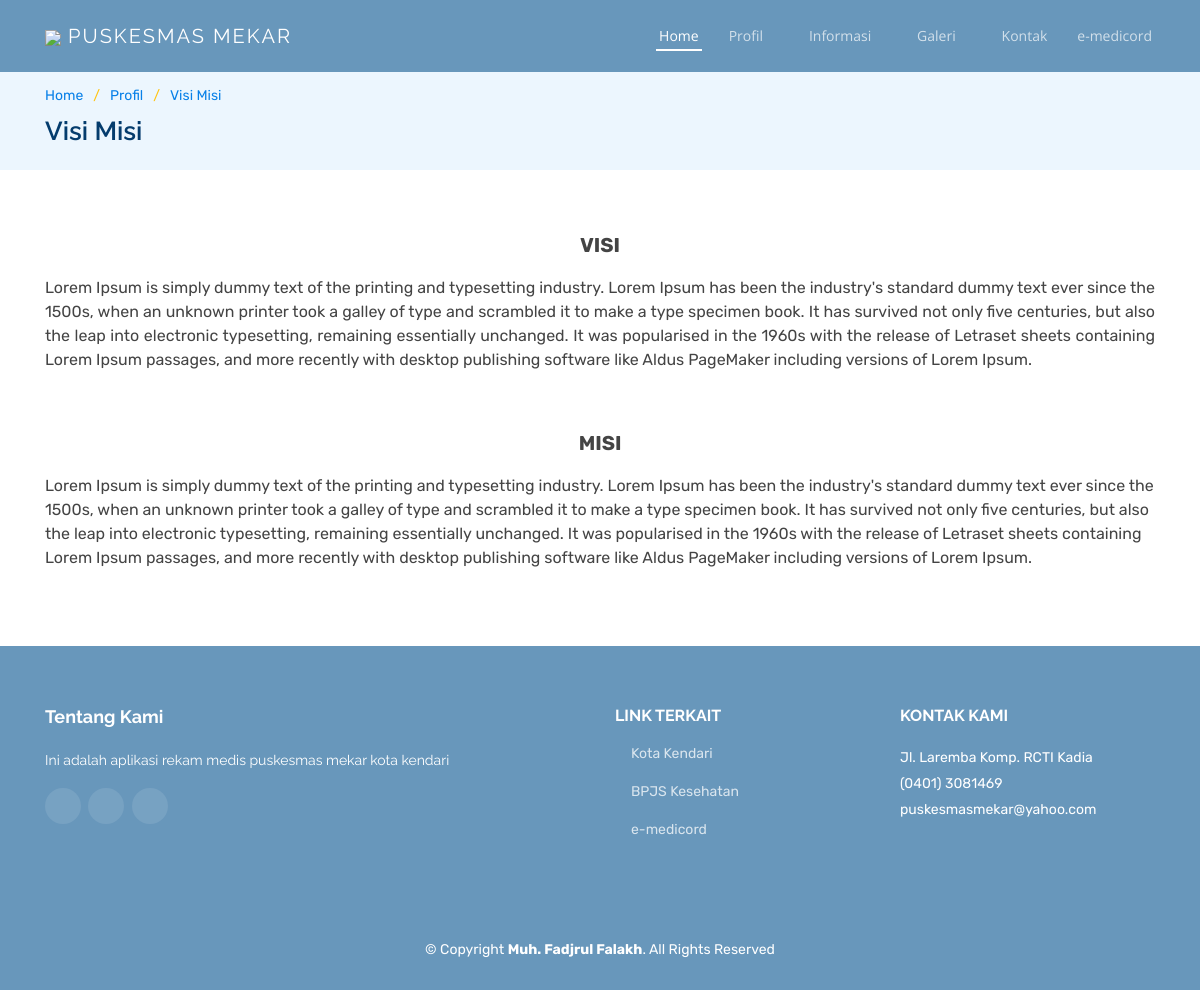
The app's page /index.php/profil/visi_misi, older data.
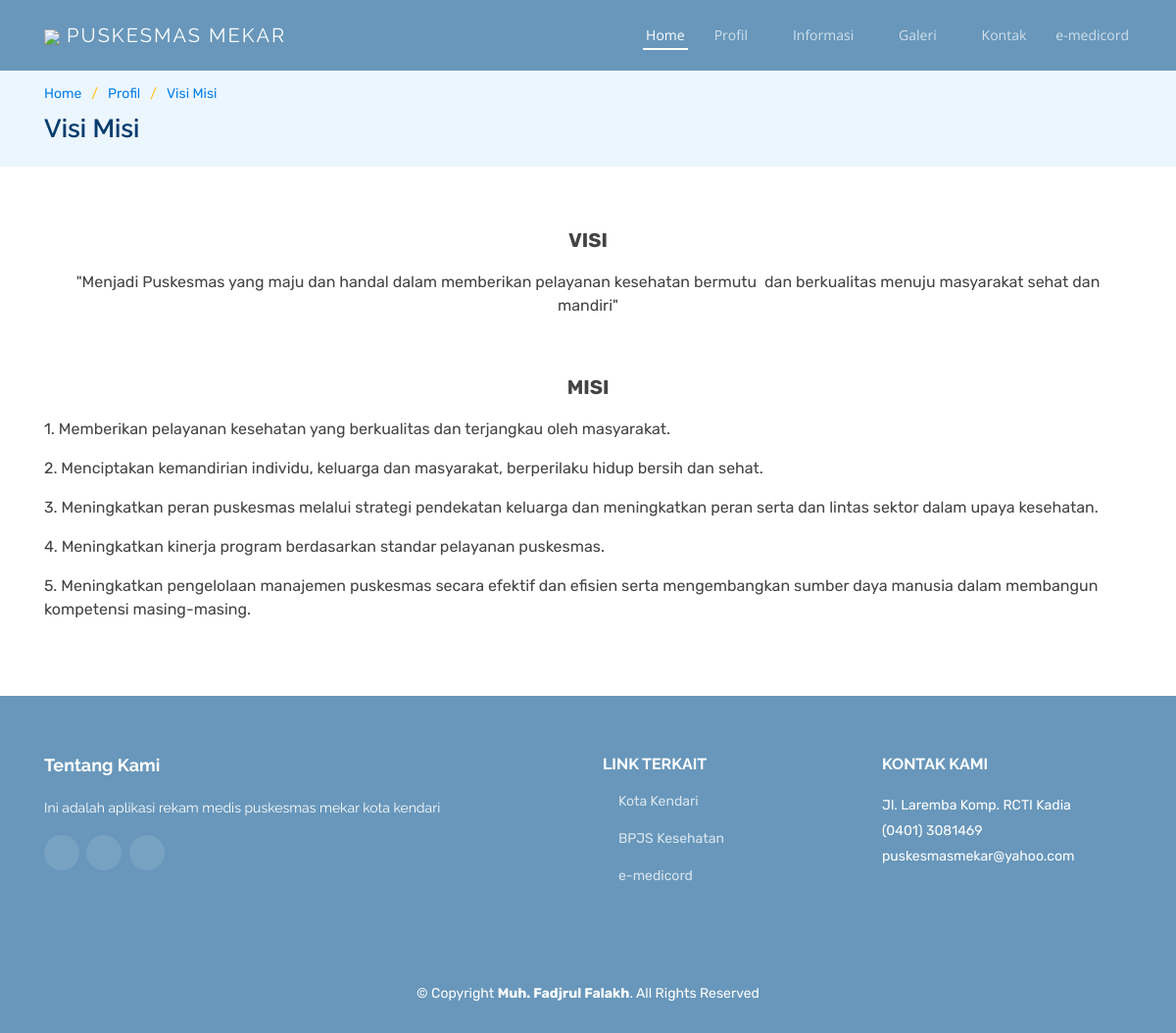
The same page, newer data.
### tables this page shows
CREATE TABLE `tbl_web_content` (
  `content_id` int(11) NOT NULL,
  `content_title` varchar(30) NOT NULL,
  `content_text` text NOT NULL,
  `content_image` varchar(50) NOT NULL,
  `content_menu` varchar(30) NOT NULL,
  `createtime` datetime NOT NULL
);

### application/helpers/site_helper.php (called while the page is built, shortened)
<?php
    if(!function_exists('TemplateLandingPage')){
        function TemplateLandingPage($data, $view, $viewCategory){
            switch($viewCategory){
                default:
                    get_instance()->load->view($view);
            }
        }
    }
?>

### application/controllers/Profil.php (called while the page is built, shortened)
<?php
class Profil extends CI_Controller {
    public function visi_misi(){
		$data['setting']             = getSetting();
		$data['link']                = $this->m_link->read('','','');
		$data['content']             = $this->m_content->get('visi');
		$data['news_category']       = $this->m_news_category->read('','','');
		$view         = "landing_page/profil/visi";
		$viewCategory = "all";
		TemplateLandingPage($data, $view, $viewCategory);
	}
}

### index.php (called while the page is built, shortened)
<?php
require_once BASEPATH.'core/CodeIgniter.php';

### application/models/M_content.php (called while the page is built, shortened)
<?php
class M_content extends CI_Model {
    public function get($id) {
        $this->db->where('content_menu', $id);
        $query = $this->db->get('tbl_web_content', 1);
        return $query->result();
    }
}
?>

### application/views/landing_page/profil/visi.php (the view)
 <section id="breadcrumbs" class="breadcrumbs">
    <div class="container">
        <ol>
            <li><a href="<?php echo site_url('LandingPage')?>">Home</a></li>
            <li><a href="#">Profil</a></li>
            <li><a href="#">Visi Misi</a></li>
        </ol>
        <h2>Visi Misi</h2>
    </div>
</section>
<main id="main">
    <section id="services" class="services">
        <div class="container" data-aos="fade-up">
            <?php echo $content[0]->content_text;?>
        </div>
    </section>
</main>

Row changes from the older to the newer data that the page shows:
changed tbl_web_content: content_text "VISI Lorem Ipsum is simply dummy text of the printing and typesetting industry. Lorem Ipsum has been the industry's standard dummy text ever since the 1500s, when an unknown printer took a galley of type and scrambled it to make a type specimen book. It has survived not only five centuries, but also the leap into electronic typesetting, remaining essentially unchanged. It was popularised in the 1960s with the release of Letraset sheets containing Lorem Ipsum passages, and more recently with desktop publishing software like Aldus PageMaker including versions of Lorem Ipsum. MISI Lorem Ipsum is simply dummy text of the printing and typesetting industry. Lorem Ipsum has been the industry's…" → "VISI \"Menjadi Puskesmas yang maju dan handal dalam memberikan pelayanan kesehatan bermutu dan berkualitas menuju masyarakat sehat dan mandiri\" MISI 1. Memberikan pelayanan kesehatan yang berkualitas dan terjangkau oleh masyarakat. 2. Menciptakan kemandirian individu, keluarga dan masyarakat, berperilaku hidup bersih dan sehat. 3. Meningkatkan peran puskesmas melalui strategi pendekatan keluarga dan meningkatkan peran serta dan lintas sektor dalam upaya kesehatan. 4. Meningkatkan kinerja program berdasarkan standar pelayanan puskesmas. 5. Meningkatkan pengelolaan manajemen puskesmas secara efektif dan efisien serta mengembangkan sumber daya manusia dalam membangun kompetensi masing-masing."
